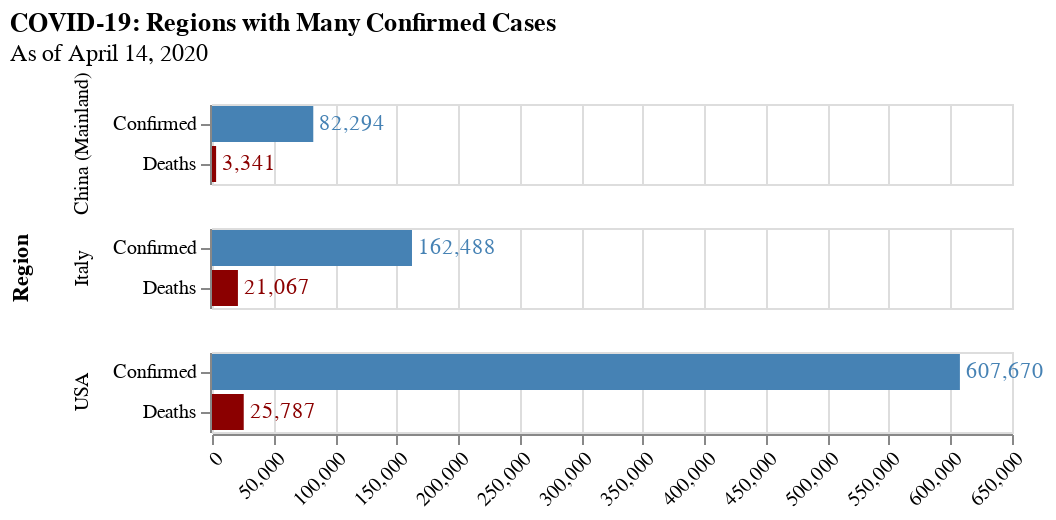

This figure's notebook cell:
### Code cell
# Confirmed and Deaths, Large Regions
regions_small = ['Taiwan', 'Singapore', 'Hong Kong', 'South Korea', 'Japan']
confirmed_small = [taiwan_confirmed[-1], singapore_confirmed[-1], hongkong_confirmed[-1], southkorea_confirmed[-1], japan_confirmed[-1]]
deaths_small = [taiwan_deaths[-1], singapore_deaths[-1], hongkong_deaths[-1], southkorea_deaths[-1], japan_deaths[-1]]

data = pd.DataFrame([['China (Mainland)', china_confirmed[-1], 'Confirmed'],
                    ['China (Mainland)', china_deaths[-1], 'Deaths'],
                    ['USA', usa_confirmed[-1], 'Confirmed'],
                    ['USA', usa_deaths[-1], 'Deaths'],
                    ['Italy', italy_confirmed[-1], 'Confirmed'],
                    ['Italy', italy_deaths[-1], 'Deaths']], 
                    columns=['Region', 'Count', 'Case Type'])

bars = alt.Chart(data).mark_bar().encode(
    x="Count:Q",
    y="Case Type:N",
    color=alt.Color("Case Type:N", legend=None, scale=alt.Scale(range=['steelblue','darkred']))
)

text = bars.mark_text(
    align='left',
    baseline='middle',
    dx=3
).encode(
    text=(
        alt.Text("Count:Q", format=",")
    )
)

alt.layer(bars, text).facet(
    row="Region:N"
).configure_axisX(
    labelAngle=-45,
    title=None
).configure_axisY(
    title=None
).properties(
    title={
        "text":'COVID-19: Regions with Many Confirmed Cases',
        "subtitle":'As of ' + as_of_date.strftime("%B %d, %Y")
    }
)

### Figure 1 — Vega-Lite specification as saved in the notebook (floating-point values rounded to 4 significant figures)
{"config": {"view": {"continuousWidth": 400, "continuousHeight": 300}, "axisX": {"labelAngle": -45, "title": null}, "axisY": {"title": null}}, "data": {"name": "data-224b122505c456aea43c6789a81304d0"}, "facet": {"row": {"type": "nominal", "field": "Region"}}, "spec": {"layer": [{"mark": "bar", "encoding": {"color": {"type": "nominal", "field": "Case Type", "legend": null, "scale": {"range": ["steelblue", "darkred"]}}, "x": {"type": "quantitative", "field": "Count"}, "y": {"type": "nominal", "field": "Case Type"}}}, {"mark": {"type": "text", "align": "left", "baseline": "middle", "dx": 3}, "encoding": {"color": {"type": "nominal", "field": "Case Type", "legend": null, "scale": {"range": ["steelblue", "darkred"]}}, "text": {"type": "quantitative", "field": "Count", "format": ","}, "x": {"type": "quantitative", "field": "Count"}, "y": {"type": "nominal", "field": "Case Type"}}}]}, "title": {"text": "COVID-19: Regions with Many Confirmed Cases", "subtitle": "As of April 14, 2020"}, "$schema": "https://vega.github.io/schema/vega-lite/v4.8.1.json", "datasets": {"data-224b122505c456aea43c6789a81304d0": [{"Region": "China (Mainland)", "Count": 82294, "Case Type": "Confirmed"}, {"Region": "China (Mainland)", "Count": 3341, "Case Type": "Deaths"}, {"Region": "USA", "Count": 607670, "Case Type": "Confirmed"}, {"Region": "USA", "Count": 25787, "Case Type": "Deaths"}, {"Region": "Italy", "Count": 162488, "Case Type": "Confirmed"}, {"Region": "Italy", "Count": 21067, "Case Type": "Deaths"}]}}
